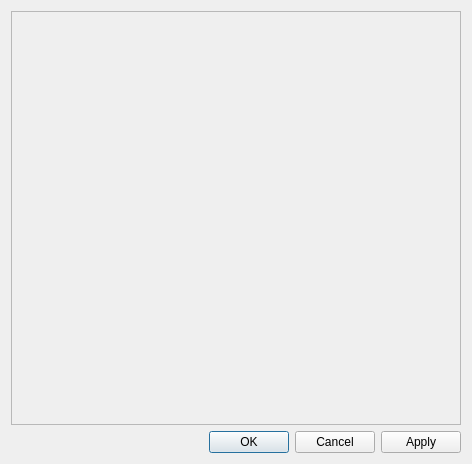
<?xml version="1.0" encoding="UTF-8"?>
<ui version="4.0">
 <class>PropertiesDialog</class>
 <widget class="QDialog" name="PropertiesDialog">
  <property name="geometry">
   <rect>
    <x>0</x>
    <y>0</y>
    <width>472</width>
    <height>464</height>
   </rect>
  </property>
  <layout class="QVBoxLayout" name="verticalLayout">
   <item>
    <widget class="QScrollArea" name="scrollArea">
     <property name="widgetResizable">
      <bool>true</bool>
     </property>
     <widget class="QWidget" name="container">
      <property name="geometry">
       <rect>
        <x>0</x>
        <y>0</y>
        <width>452</width>
        <height>415</height>
       </rect>
      </property>
     </widget>
    </widget>
   </item>
   <item>
    <widget class="QDialogButtonBox" name="buttonBox">
     <property name="orientation">
      <enum>Qt::Horizontal</enum>
     </property>
     <property name="standardButtons">
      <set>QDialogButtonBox::Apply|QDialogButtonBox::Cancel|QDialogButtonBox::Ok</set>
     </property>
    </widget>
   </item>
  </layout>
 </widget>
 <resources/>
 <connections>
  <connection>
   <sender>buttonBox</sender>
   <signal>accepted()</signal>
   <receiver>PropertiesDialog</receiver>
   <slot>accept()</slot>
   <hints>
    <hint type="sourcelabel">
     <x>248</x>
     <y>254</y>
    </hint>
    <hint type="destinationlabel">
     <x>157</x>
     <y>274</y>
    </hint>
   </hints>
  </connection>
  <connection>
   <sender>buttonBox</sender>
   <signal>rejected()</signal>
   <receiver>PropertiesDialog</receiver>
   <slot>reject()</slot>
   <hints>
    <hint type="sourcelabel">
     <x>316</x>
     <y>260</y>
    </hint>
    <hint type="destinationlabel">
     <x>286</x>
     <y>274</y>
    </hint>
   </hints>
  </connection>
 </connections>
</ui>
